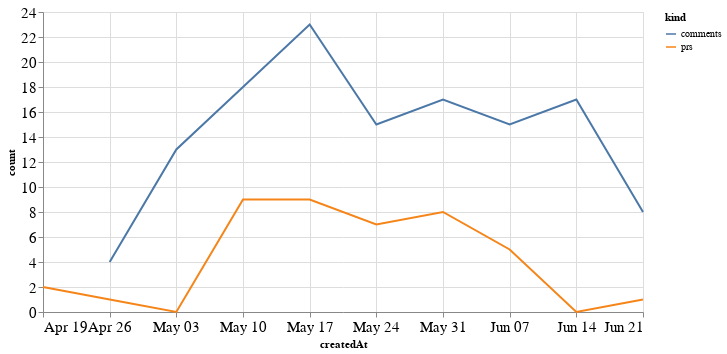

Notebook code cell kept with this figure:
### Code cell
alt.Chart(total_time, width=600).mark_line().encode(
    x='createdAt',
    y='count',
    color='kind'
)

### Figure 1 — Vega-Lite specification as saved in the notebook (floating-point values rounded to 4 significant figures)
{"config": {"axisLeft": {"labelFontSize": 15}, "axisBottom": {"labelFontSize": 15}}, "data": {"name": "data-975ba795ff06796e504eebb8310a1779"}, "mark": "line", "encoding": {"color": {"type": "nominal", "field": "kind"}, "x": {"type": "temporal", "field": "createdAt"}, "y": {"type": "quantitative", "field": "count"}}, "width": 600, "$schema": "https://vega.github.io/schema/vega-lite/v4.8.1.json", "datasets": {"data-975ba795ff06796e504eebb8310a1779": [{"createdAt": "2020-04-19T00:00:00", "kind": "prs", "count": 2.0}, {"createdAt": "2020-04-26T00:00:00", "kind": "prs", "count": 1.0}, {"createdAt": "2020-05-03T00:00:00", "kind": "prs", "count": 0.0}, {"createdAt": "2020-05-10T00:00:00", "kind": "prs", "count": 9.0}, {"createdAt": "2020-05-17T00:00:00", "kind": "prs", "count": 9.0}, {"createdAt": "2020-05-24T00:00:00", "kind": "prs", "count": 7.0}, {"createdAt": "2020-05-31T00:00:00", "kind": "prs", "count": 8.0}, {"createdAt": "2020-06-07T00:00:00", "kind": "prs", "count": 5.0}, {"createdAt": "2020-06-14T00:00:00", "kind": "prs", "count": 0.0}, {"createdAt": "2020-06-21T00:00:00", "kind": "prs", "count": 1.0}, {"createdAt": "2020-04-19T00:00:00", "kind": "comments", "count": null}, {"createdAt": "2020-04-26T00:00:00", "kind": "comments", "count": 4.0}, {"createdAt": "2020-05-03T00:00:00", "kind": "comments", "count": 13.0}, {"createdAt": "2020-05-10T00:00:00", "kind": "comments", "count": 18.0}, {"createdAt": "2020-05-17T00:00:00", "kind": "comments", "count": 23.0}, {"createdAt": "2020-05-24T00:00:00", "kind": "comments", "count": 15.0}, {"createdAt": "2020-05-31T00:00:00", "kind": "comments", "count": 17.0}, {"createdAt": "2020-06-07T00:00:00", "kind": "comments", "count": 15.0}, {"createdAt": "2020-06-14T00:00:00", "kind": "comments", "count": 17.0}, {"createdAt": "2020-06-21T00:00:00", "kind": "comments", "count": 8.0}]}}
